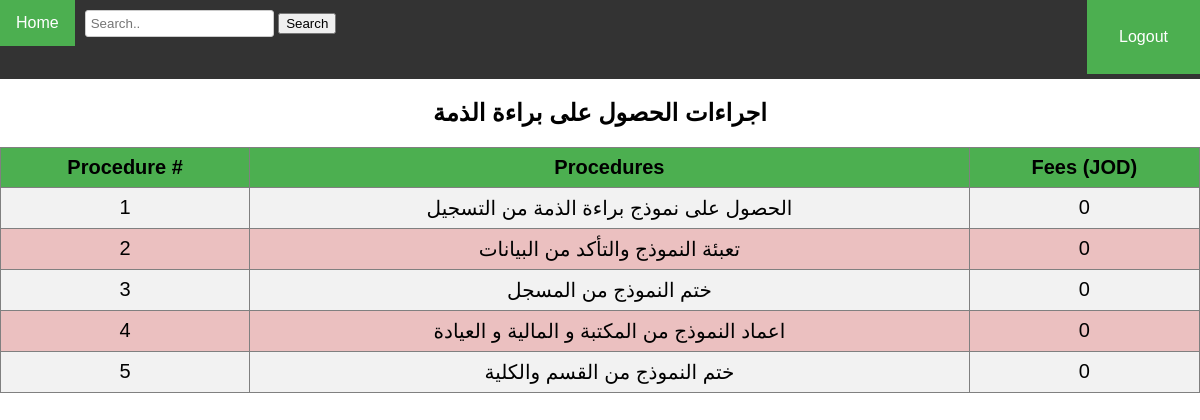
The page /showadmin.php?proId=1 on the database its author committed.
### tables this page shows
CREATE TABLE `theprocedure` (
  `procID` int(11) NOT NULL,
  `procDescription` varchar(100) NOT NULL
);

CREATE TABLE `proceduresteps` (
  `stepID` int(11) NOT NULL,
  `procID` int(11) NOT NULL,
  `stepDescription` text NOT NULL,
  `stepFees` float NOT NULL DEFAULT '0'
);

### showadmin.php (the view, shortened to what this page needs)
<?php
$conn = mysqli_connect('localhost:3306', 'root', 'root', 'sopDB');
$procId = $_GET["proId"];
$sqlProc = "SELECT procDescription FROM theprocedure WHERE procID = $procId";
$resultProc = $conn->query($sqlProc);
$procedureName = "";
if ($resultProc->num_rows > 0) {
    $rowProc = $resultProc->fetch_assoc();
    $procedureName = $rowProc["procDescription"];
}
$sqlSteps = "SELECT * FROM proceduresteps WHERE procID = $procId";
$resultSteps = $conn->query($sqlSteps);
?>
<!DOCTYPE html>
<html>
<head>
    <link rel="stylesheet" href="css/style.css">
</head>
<body>
<div class="nav">
    <a class="active" href="admin.php">Home</a>
    <div class="login-bar" id="loginBar">
        <a href="index.php" id="loginLink">Logout</a>
    </div>
    <div class="search-bar">
    <form action="searchresadmin.php" method = "post">
                <input type="text" placeholder="Search.." name="search" required />
                <button type="submit">Search</button>
            </form>
    </div>
</div>
<div class="procedure-name">
    <h2 class = "procname"><?php echo $procedureName; ?></h2>
</div>
<?php
if ($resultSteps->num_rows > 0) {
    ?>
    <table border="1">
        <tr>
            <th> Procedure # </th>
            <th> Procedures </th>
            <th> Fees (JOD) </th>
        </tr>
        <?php
        while ($row = $resultSteps->fetch_assoc()) {
           echo ("<tr><td>" . $row["stepID"] . "</td><td>" . $row["stepDescription"] . "</td> <td>" . $row["stepFees"] . "</td></tr>");
        }
        ?>
    </table>
    <?php
}
?>
</body>
</html>

### css/style.css (style rules this page uses)
body { font-family: Arial, sans-serif; margin: 0; padding: 0; }
.nav { background-color: #333; overflow: hidden; }
.nav a { float: left; display: block; color: white; text-align: center; padding: 14px 16px; text-decoration: none; transition: background-color 0.3s; }
.nav a.active { background-color: #4CAF50; }
.login-bar { float: right; padding: 14px 16px; margin-bottom: 5px; background-color: #4CAF50; }
#loginLink { float: right; padding: 14px 16px; color: white; }
.search-bar { float: left; padding: 10px; }
.search-bar input[type="text"] { padding: 5px; border: 1px solid #ccc; border-radius: 3px; }
table { border-collapse: collapse; width: 100%; }
th { background-color: #4CAF50; }
th, td { font-size: 20px; text-align: center; padding: 8px; }
tr:nth-child(even) { background-color: #f2f2f2; }
tr:nth-child(odd) { background-color: #ebc0c0; }
.procname { text-align: center; }

### rows shown on the page
theprocedure: procDescription "اجراءات الحصول على براءة الذمة"
proceduresteps: stepID "1", stepDescription "الحصول على نموذج براءة الذمة من التسجيل", stepFees "0"
proceduresteps: stepID "2", stepDescription "تعبئة النموذج والتأكد من البيانات", stepFees "0"
proceduresteps: stepID "3", stepDescription "ختم النموذج من المسجل", stepFees "0"
proceduresteps: stepID "4", stepDescription "اعماد النموذج من المكتبة و المالية و العيادة", stepFees "0"
proceduresteps: stepID "5", stepDescription "ختم النموذج من القسم والكلية", stepFees "0"
